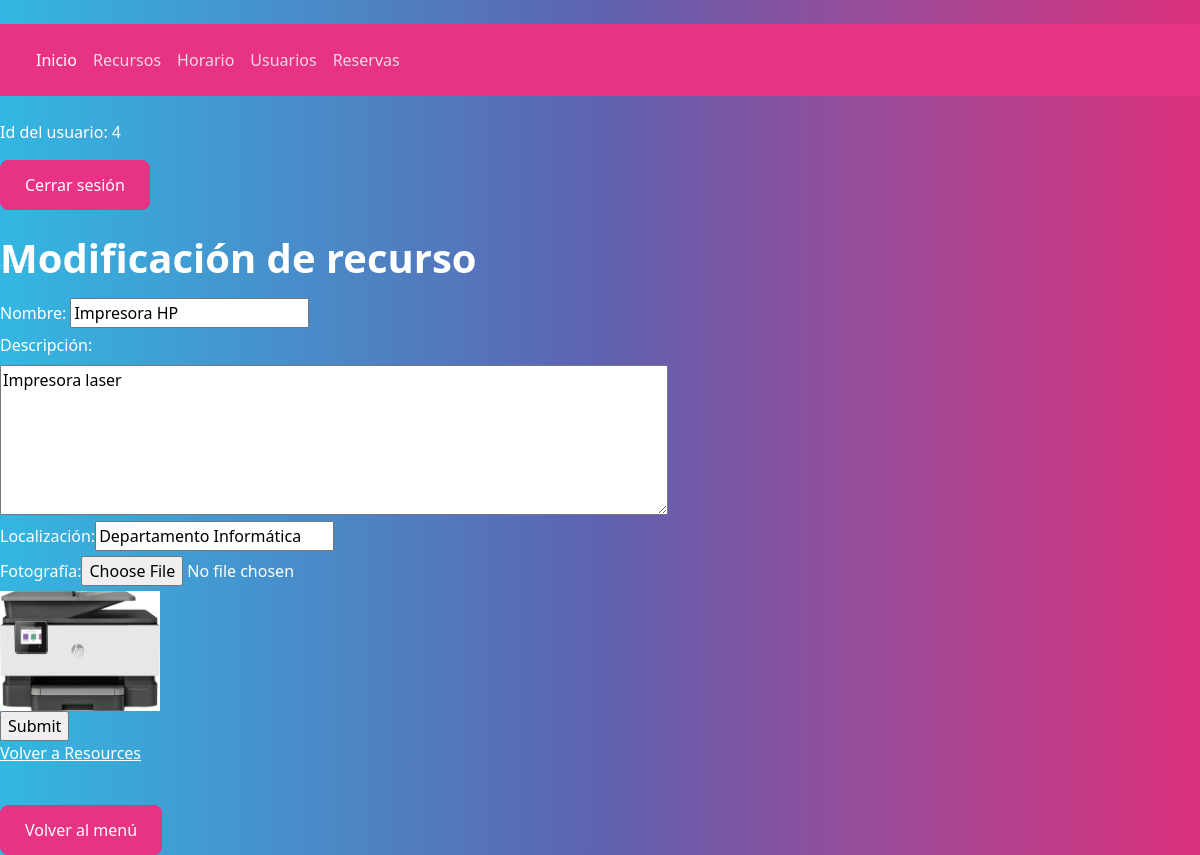
Screenshot of /index.php?action=formularioModificarResource&controller=controllerResource&idResource=1 (signed in) with the database file from the repository.
### tables this page shows
CREATE TABLE resource (
    id INT UNSIGNED AUTO_INCREMENT PRIMARY KEY,
    name VARCHAR(250) NOT NULL,
    description VARCHAR(2500) NOT NULL,
    location VARCHAR(200) NOT NULL,
    img VARCHAR(500) NOT NULL
);

### models/db.php (called while the page is built, shortened)
<?php
class DB
{
    private static $connection;
    public static function createConnection()
    {
        DB::$connection = new mysqli(Config::$server, Config::$user, Config::$psw, Config::$dbname);
        if (DB::$connection->connect_errno) return false;
        else return true;
    }
    public static function dataQuery($sql)
    {
        $res = self::$connection->query($sql);
        $resArray = array();
        if ($res->num_rows > 0) {
            while ($row = $res->fetch_array()) {
                $resArray[] = $row;
            }
        } else {
            $resArray = null;
        }
        return $resArray;
    }
}

### models/resource.php (called while the page is built, shortened)
<?php
include_once("db.php");
class Resource
{
    public function queryResource($idResource) {
       $result = DB::dataQuery("SELECT * FROM resource WHERE id = '$idResource'");
       if (count($result) > 0)
            return $result;
        else
            return null;
    }
}

### views/resource/formModifyResource.php (the view)
<?php
$consulta = $data[2][0];
echo "<h1>Modificación de recurso</h1>";
echo "<form enctype='multipart/form-data' action='index.php?action=modifyResource&controller=controllerResource' method='POST'>
        <input type='hidden' name='idResource' value='" . $consulta['id'] . "'>
        <label for='name'>Nombre:</label>
        <input type='text' name='name' value='" . $consulta['name'] . "'><br>
        <label for='description'>Descripción:</label><br /><textarea name='description' rows='6' cols='70'>" . $consulta['description'] . "</textarea><br>
        <label for='location'>Localización:</label><input type='text' name='location' value='" . $consulta['location'] . "'><br>
        <label for='img'>Fotografía:</label><input type='file' name='img'><br>
        <img src='assets/images/resources/" . $consulta['img'] . "' width='160' height='120'><br>";
echo " <input type='submit'>
    </form>";
echo "<p><a href='index.php?action=showAllResources&controller=controllerResource'>Volver a Resources</a></p>";

### rows the page displays
resource: name "Impresora HP", description "Impresora laser", location "Departamento Informática", img (picture)

### other values shown
Security::getUserId() "4"
